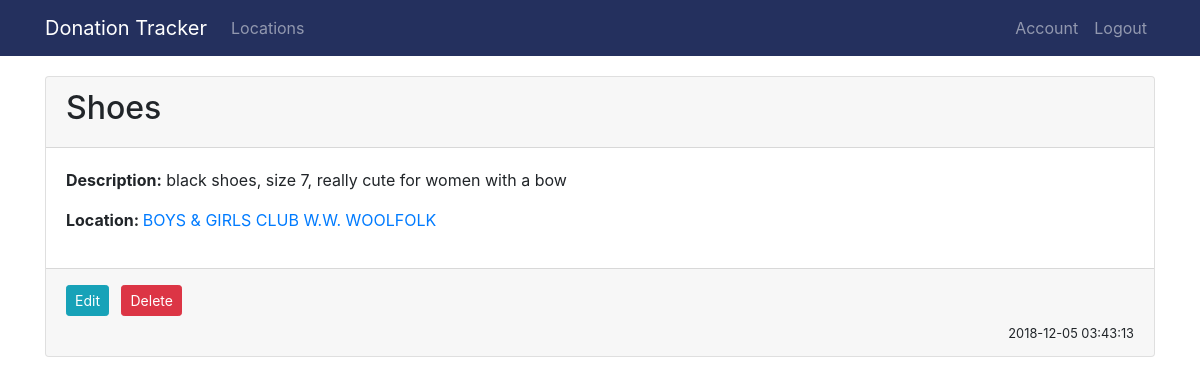
/item/4 (signed in), run on the app's committed database.
### donationTracker/models.py (models this page shows, shortened)
class Item(db.Model):
    id = db.Column(db.Integer, primary_key=True)
    name = db.Column(db.String(100), nullable=False)
    date_time = db.Column(db.DateTime, nullable=False, default=datetime.utcnow)
    description = db.Column(db.Text, nullable=False)
    location_id = db.Column(db.Integer, db.ForeignKey('location.id'), nullable=False)

class Location(db.Model):
    id = db.Column(db.Integer, primary_key=True)
    name = db.Column(db.String(100), nullable=False)
    lat = db.Column(db.String(20), nullable=False)
    long = db.Column(db.String(20), nullable=False)
    address = db.Column(db.String(100), unique=True, nullable=False)
    city = db.Column(db.String(100), nullable=False)
    state = db.Column(db.String(2), nullable=False)
    zip = db.Column(db.String(11), nullable=False)
    type = db.Column(db.String(30), nullable=False)
    phone = db.Column(db.String(20), unique=True, nullable=False)
    website = db.Column(db.String(100), nullable=False)
    items = db.relationship('Item', backref='location', lazy=True)

### donationTracker/routes.py (the view)
@app.route('/item/<int:item_id>')
@login_required
def item(item_id):
    item = Item.query.get_or_404(item_id)
    location = Location.query.get_or_404(item.location_id)
    return render_template('item.html', title=item.name, item=item, location=location)

### donationTracker/models.py (called while the page is built)
@login_manager.user_loader
def load_user(user_id):
    return User.query.get(int(user_id))

### donationTracker/templates/item.html (shortened to what this page needs)
{% extends "layout.html" %}
{% block content %}
<div class="card">
    <div class="card-header">
        <h2>{{ item.name }}</h2>
    </div>
    <div class="card-body">
        <p><strong>Description:</strong> {{ item.description }}</p>
        <p><strong>Location: </strong><a href="{{ url_for('location', location_id=location.id) }}"> {{ location.name }}</a></p>
    </div>
    <div class="card-footer">
        {% if current_user.user_type == 'location_employee' %}
            <a class="btn btn-info btn-sm mr-1" href="{{ url_for('update_item', item_id=item.id)}}">Edit</a>
            <button type="button" class="btn btn-danger btn-sm m-1" data-toggle="modal" data-target="#deleteModal">Delete</button>
        {% endif %}
        <p class="text-sm-right m-0"><small>{{ item.date_time.strftime('%Y-%m-%d %H:%M:%S')}}</small></p>
    </div>
</div>
{% endblock content %}

### data on the page
Item: name "Shoes", description "black shoes, size 7, really cute for women with a bow", date_time "2018-12-05 03:43:13"
Location: name "BOYS & GIRLS CLUB W.W. WOOLFOLK"
